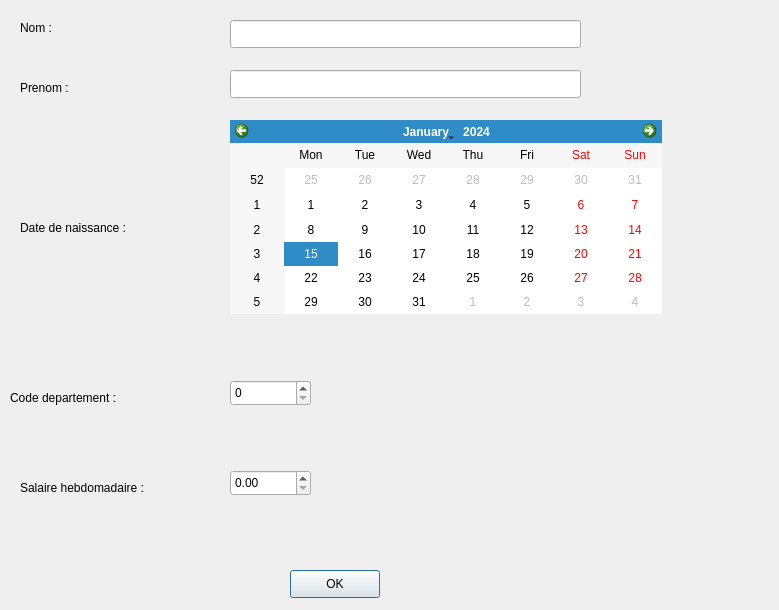
<?xml version="1.0" encoding="UTF-8"?>
<ui version="4.0">
 <class>EmployePatronInterface</class>
 <widget class="QDialog" name="EmployePatronInterface">
  <property name="geometry">
   <rect>
    <x>0</x>
    <y>0</y>
    <width>779</width>
    <height>610</height>
   </rect>
  </property>
  <property name="windowTitle">
   <string>EmployePatronInterface</string>
  </property>
  <widget class="QLabel" name="label">
   <property name="geometry">
    <rect>
     <x>20</x>
     <y>20</y>
     <width>58</width>
     <height>16</height>
    </rect>
   </property>
   <property name="text">
    <string>Nom :</string>
   </property>
  </widget>
  <widget class="QLabel" name="label_2">
   <property name="geometry">
    <rect>
     <x>20</x>
     <y>80</y>
     <width>58</width>
     <height>16</height>
    </rect>
   </property>
   <property name="text">
    <string>Prenom :</string>
   </property>
  </widget>
  <widget class="QLabel" name="label_3">
   <property name="geometry">
    <rect>
     <x>20</x>
     <y>220</y>
     <width>131</width>
     <height>16</height>
    </rect>
   </property>
   <property name="text">
    <string>Date de naissance :</string>
   </property>
  </widget>
  <widget class="QLabel" name="label_4">
   <property name="geometry">
    <rect>
     <x>10</x>
     <y>390</y>
     <width>121</width>
     <height>16</height>
    </rect>
   </property>
   <property name="text">
    <string>Code departement :</string>
   </property>
  </widget>
  <widget class="QLabel" name="label_5">
   <property name="geometry">
    <rect>
     <x>20</x>
     <y>480</y>
     <width>141</width>
     <height>16</height>
    </rect>
   </property>
   <property name="text">
    <string>Salaire hebdomadaire :</string>
   </property>
  </widget>
  <widget class="QCalendarWidget" name="dateNaissance">
   <property name="geometry">
    <rect>
     <x>230</x>
     <y>120</y>
     <width>432</width>
     <height>194</height>
    </rect>
   </property>
  </widget>
  <widget class="QLineEdit" name="nom">
   <property name="geometry">
    <rect>
     <x>230</x>
     <y>20</y>
     <width>351</width>
     <height>28</height>
    </rect>
   </property>
  </widget>
  <widget class="QLineEdit" name="prenom">
   <property name="geometry">
    <rect>
     <x>230</x>
     <y>70</y>
     <width>351</width>
     <height>28</height>
    </rect>
   </property>
  </widget>
  <widget class="QSpinBox" name="code">
   <property name="geometry">
    <rect>
     <x>230</x>
     <y>380</y>
     <width>81</width>
     <height>26</height>
    </rect>
   </property>
  </widget>
  <widget class="QDoubleSpinBox" name="salaire">
   <property name="geometry">
    <rect>
     <x>230</x>
     <y>470</y>
     <width>81</width>
     <height>26</height>
    </rect>
   </property>
  </widget>
  <widget class="QPushButton" name="ok">
   <property name="geometry">
    <rect>
     <x>290</x>
     <y>570</y>
     <width>90</width>
     <height>28</height>
    </rect>
   </property>
   <property name="text">
    <string>OK</string>
   </property>
  </widget>
 </widget>
 <resources/>
 <connections>
  <connection>
   <sender>ok</sender>
   <signal>clicked()</signal>
   <receiver>EmployePatronInterface</receiver>
   <slot>valideEnregistrement()</slot>
   <hints>
    <hint type="sourcelabel">
     <x>334</x>
     <y>583</y>
    </hint>
    <hint type="destinationlabel">
     <x>389</x>
     <y>304</y>
    </hint>
   </hints>
  </connection>
 </connections>
 <slots>
  <slot>valideEnregistrement()</slot>
 </slots>
</ui>
